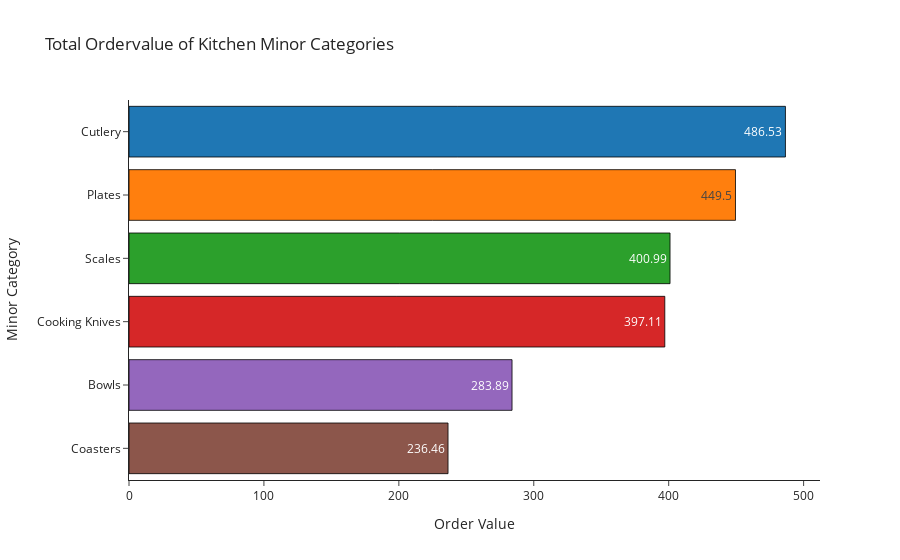

The cell this chart's notebook holds for it:
### Code cell
fig = px.bar(df[df.major_category == 'Kitchen'].groupby('minor_category')['order_value'].sum().reset_index().sort_values(by='order_value', ascending=False),
       y='minor_category', x='order_value',color='minor_category',
       title="Total Ordervalue of Kitchen Minor Categories", text_auto=True,
       labels={'order_value':'Order Value', 'minor_category':'Minor Category'}, template='simple_white')
fig.update_traces(marker_line_color = 'black', marker_line_width = 0.8, showlegend=False)

fig.show()

### Figure 1 — Plotly figure (JSON) as saved in the notebook; plotly's stock layout.template omitted (floating-point values rounded to 4 significant figures)
{"data": [{"alignmentgroup": "True", "hovertemplate": "Minor Category=%{y}<br>Order Value=%{x}<extra></extra>", "legendgroup": "Cutlery", "marker": {"color": "#1F77B4", "line": {"color": "black", "width": 0.8}, "pattern": {"shape": ""}}, "name": "Cutlery", "offsetgroup": "Cutlery", "orientation": "h", "showlegend": false, "textposition": "auto", "texttemplate": "%{x}", "type": "bar", "x": [486.5], "xaxis": "x", "y": ["Cutlery"], "yaxis": "y"}, {"alignmentgroup": "True", "hovertemplate": "Minor Category=%{y}<br>Order Value=%{x}<extra></extra>", "legendgroup": "Plates", "marker": {"color": "#FF7F0E", "line": {"color": "black", "width": 0.8}, "pattern": {"shape": ""}}, "name": "Plates", "offsetgroup": "Plates", "orientation": "h", "showlegend": false, "textposition": "auto", "texttemplate": "%{x}", "type": "bar", "x": [449.5], "xaxis": "x", "y": ["Plates"], "yaxis": "y"}, {"alignmentgroup": "True", "hovertemplate": "Minor Category=%{y}<br>Order Value=%{x}<extra></extra>", "legendgroup": "Scales", "marker": {"color": "#2CA02C", "line": {"color": "black", "width": 0.8}, "pattern": {"shape": ""}}, "name": "Scales", "offsetgroup": "Scales", "orientation": "h", "showlegend": false, "textposition": "auto", "texttemplate": "%{x}", "type": "bar", "x": [401.0], "xaxis": "x", "y": ["Scales"], "yaxis": "y"}, {"alignmentgroup": "True", "hovertemplate": "Minor Category=%{y}<br>Order Value=%{x}<extra></extra>", "legendgroup": "Cooking Knives", "marker": {"color": "#D62728", "line": {"color": "black", "width": 0.8}, "pattern": {"shape": ""}}, "name": "Cooking Knives", "offsetgroup": "Cooking Knives", "orientation": "h", "showlegend": false, "textposition": "auto", "texttemplate": "%{x}", "type": "bar", "x": [397.1], "xaxis": "x", "y": ["Cooking Knives"], "yaxis": "y"}, {"alignmentgroup": "True", "hovertemplate": "Minor Category=%{y}<br>Order Value=%{x}<extra></extra>", "legendgroup": "Bowls", "marker": {"color": "#9467BD", "line": {"color": "black", "width": 0.8}, "pattern": {"shape": ""}}, "name": "Bowls", "offsetgroup": "Bowls", "orientation": "h", "showlegend": false, "textposition": "auto", "texttemplate": "%{x}", "type": "bar", "x": [283.9], "xaxis": "x", "y": ["Bowls"], "yaxis": "y"}, {"alignmentgroup": "True", "hovertemplate": "Minor Category=%{y}<br>Order Value=%{x}<extra></extra>", "legendgroup": "Coasters", "marker": {"color": "#8C564B", "line": {"color": "black", "width": 0.8}, "pattern": {"shape": ""}}, "name": "Coasters", "offsetgroup": "Coasters", "orientation": "h", "showlegend": false, "textposition": "auto", "texttemplate": "%{x}", "type": "bar", "x": [236.5], "xaxis": "x", "y": ["Coasters"], "yaxis": "y"}], "layout": {"barmode": "relative", "legend": {"title": {"text": "Minor Category"}, "tracegroupgap": 0}, "title": {"text": "Total Ordervalue of Kitchen Minor Categories"}, "xaxis": {"anchor": "y", "domain": [0, 1], "title": {"text": "Order Value"}}, "yaxis": {"anchor": "x", "categoryarray": ["Coasters", "Bowls", "Cooking Knives", "Scales", "Plates", "Cutlery"], "categoryorder": "array", "domain": [0, 1], "title": {"text": "Minor Category"}}}}
